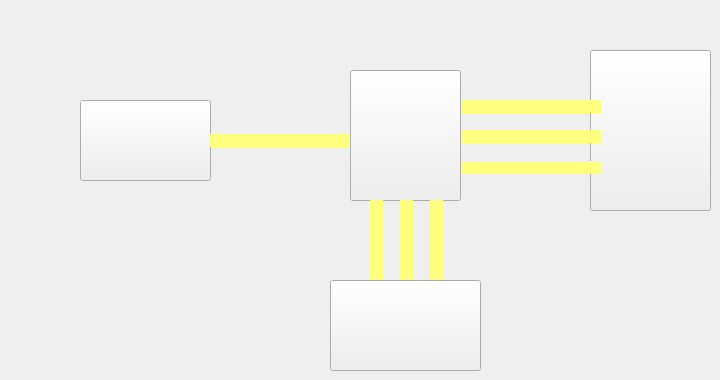
     <widget class="QWidget" name="Bypass_page">
      <widget class="QLabel" name="Bypass_BattCurrent_label">
       <property name="geometry">
        <rect>
         <x>250</x>
         <y>150</y>
         <width>81</width>
         <height>20</height>
        </rect>
       </property>
       <property name="font">
        <font>
         <family>SimSun-ExtB</family>
         <pointsize>13</pointsize>
        </font>
       </property>
       <property name="text">
        <string/>
       </property>
      </widget>
      <widget class="QLabel" name="Bypass_BattVolt_label">
       <property name="geometry">
        <rect>
         <x>250</x>
         <y>110</y>
         <width>81</width>
         <height>20</height>
        </rect>
       </property>
       <property name="font">
        <font>
         <family>SimSun-ExtB</family>
         <pointsize>13</pointsize>
        </font>
       </property>
       <property name="text">
        <string/>
       </property>
      </widget>
      <widget class="QPushButton" name="Bypass_Batt_btn">
       <property name="geometry">
        <rect>
         <x>80</x>
         <y>100</y>
         <width>131</width>
         <height>81</height>
        </rect>
       </property>
       <property name="styleSheet">
        <string notr="true">border-image: url(:/new_ui/UI/Bat1.png);</string>
       </property>
       <property name="text">
        <string/>
       </property>
      </widget>
      <widget class="QLabel" name="Bypass_Battery_bar">
       <property name="geometry">
        <rect>
         <x>210</x>
         <y>134</y>
         <width>141</width>
         <height>13</height>
        </rect>
       </property>
       <property name="styleSheet">
        <string notr="true">background-color: rgb(255, 255, 127);
</string>
       </property>
       <property name="text">
        <string/>
       </property>
      </widget>
      <widget class="QLabel" name="Bypass_Grid_Curr_A">
       <property name="geometry">
        <rect>
         <x>550</x>
         <y>80</y>
         <width>61</width>
         <height>16</height>
        </rect>
       </property>
       <property name="font">
        <font>
         <family>SimSun-ExtB</family>
         <pointsize>13</pointsize>
        </font>
       </property>
       <property name="text">
        <string/>
       </property>
      </widget>
      <widget class="QLabel" name="Bypass_Grid_Curr_B">
       <property name="geometry">
        <rect>
         <x>550</x>
         <y>110</y>
         <width>61</width>
         <height>16</height>
        </rect>
       </property>
       <property name="font">
        <font>
         <family>SimSun-ExtB</family>
         <pointsize>13</pointsize>
        </font>
       </property>
       <property name="text">
        <string/>
       </property>
      </widget>
      <widget class="QLabel" name="Bypass_Grid_Curr_C">
       <property name="geometry">
        <rect>
         <x>550</x>
         <y>144</y>
         <width>61</width>
         <height>16</height>
        </rect>
       </property>
       <property name="font">
        <font>
         <family>SimSun-ExtB</family>
         <pointsize>13</pointsize>
        </font>
       </property>
       <property name="text">
        <string/>
       </property>
      </widget>
      <widget class="QPushButton" name="Bypass_Grid_btn">
       <property name="geometry">
        <rect>
         <x>590</x>
         <y>50</y>
         <width>121</width>
         <height>161</height>
        </rect>
       </property>
       <property name="styleSheet">
        <string notr="true">border-image: url(:/new_ui/UI/3.png);
</string>
       </property>
       <property name="text">
        <string/>
       </property>
      </widget>
      <widget class="QPushButton" name="Bypass_Load_Btn">
       <property name="geometry">
        <rect>
         <x>330</x>
         <y>280</y>
         <width>151</width>
         <height>91</height>
        </rect>
       </property>
       <property name="styleSheet">
        <string notr="true">border-image: url(:/new_ui/UI/house.png);</string>
       </property>
       <property name="text">
        <string/>
       </property>
      </widget>
      <widget class="QLabel" name="Bypass_Load_Curr_A">
       <property name="geometry">
        <rect>
         <x>450</x>
         <y>220</y>
         <width>80</width>
         <height>16</height>
        </rect>
       </property>
       <property name="text">
        <string/>
       </property>
      </widget>
      <widget class="QLabel" name="Bypass_Load_Curr_B">
       <property name="geometry">
        <rect>
         <x>450</x>
         <y>240</y>
         <width>80</width>
         <height>16</height>
        </rect>
       </property>
       <property name="text">
        <string/>
       </property>
      </widget>
      <widget class="QLabel" name="Bypass_Load_Curr_C">
       <property name="geometry">
        <rect>
         <x>450</x>
         <y>260</y>
         <width>80</width>
         <height>16</height>
        </rect>
       </property>
       <property name="text">
        <string/>
       </property>
      </widget>
      <widget class="QLabel" name="Bypass_Phrase_A_bar">
       <property name="geometry">
        <rect>
         <x>460</x>
         <y>100</y>
         <width>141</width>
         <height>13</height>
        </rect>
       </property>
       <property name="maximumSize">
        <size>
         <width>16777215</width>
         <height>13</height>
        </size>
       </property>
       <property name="styleSheet">
        <string notr="true">background-color: rgb(255, 255, 127);</string>
       </property>
       <property name="text">
        <string/>
       </property>
      </widget>
      <widget class="QLabel" name="Bypass_Phrase_B_bar">
       <property name="geometry">
        <rect>
         <x>460</x>
         <y>130</y>
         <width>141</width>
         <height>13</height>
        </rect>
       </property>
       <property name="maximumSize">
        <size>
         <width>16777215</width>
         <height>13</height>
        </size>
       </property>
       <property name="styleSheet">
        <string notr="true">background-color: rgb(255, 255, 127);</string>
       </property>
       <property name="text">
        <string/>
       </property>
      </widget>
      <widget class="QLabel" name="Bypass_Phrase_C_bar">
       <property name="geometry">
        <rect>
         <x>460</x>
         <y>161</y>
         <width>141</width>
         <height>13</height>
        </rect>
       </property>
       <property name="maximumSize">
        <size>
         <width>16777215</width>
         <height>13</height>
        </size>
       </property>
       <property name="styleSheet">
        <string notr="true">background-color: rgb(255, 255, 127);</string>
       </property>
       <property name="text">
        <string/>
       </property>
      </widget>
      <widget class="QPushButton" name="Bypass_Running_btn">
       <property name="geometry">
        <rect>
         <x>350</x>
         <y>70</y>
         <width>111</width>
         <height>131</height>
        </rect>
       </property>
       <property name="styleSheet">
        <string notr="true">border-image: url(:/new_ui/UI/500k_PCS.jpg);
</string>
       </property>
       <property name="text">
        <string/>
       </property>
      </widget>
      <widget class="QLabel" name="Bypass_Va_lb">
       <property name="geometry">
        <rect>
         <x>470</x>
         <y>80</y>
         <width>67</width>
         <height>16</height>
        </rect>
       </property>
       <property name="text">
        <string/>
       </property>
      </widget>
      <widget class="QLabel" name="Bypass_Vb_lb">
       <property name="geometry">
        <rect>
         <x>470</x>
         <y>114</y>
         <width>67</width>
         <height>16</height>
        </rect>
       </property>
       <property name="text">
        <string/>
       </property>
      </widget>
      <widget class="QLabel" name="Bypass_Vc_lb">
       <property name="geometry">
        <rect>
         <x>470</x>
         <y>144</y>
         <width>67</width>
         <height>16</height>
        </rect>
       </property>
       <property name="text">
        <string/>
       </property>
      </widget>
      <widget class="QLabel" name="Bypass_Va_lb_Inv">
       <property name="geometry">
        <rect>
         <x>300</x>
         <y>220</y>
         <width>71</width>
         <height>20</height>
        </rect>
       </property>
       <property name="text">
        <string/>
       </property>
      </widget>
      <widget class="QLabel" name="Bypass_Vb_lb_Inv">
       <property name="geometry">
        <rect>
         <x>300</x>
         <y>240</y>
         <width>71</width>
         <height>20</height>
        </rect>
       </property>
       <property name="text">
        <string/>
       </property>
      </widget>
      <widget class="QLabel" name="Bypass_Vc_lb_Inv">
       <property name="geometry">
        <rect>
         <x>300</x>
         <y>260</y>
         <width>71</width>
         <height>20</height>
        </rect>
       </property>
       <property name="text">
        <string/>
       </property>
      </widget>
      <widget class="QLabel" name="Load_bar_A">
       <property name="geometry">
        <rect>
         <x>370</x>
         <y>200</y>
         <width>13</width>
         <height>80</height>
        </rect>
       </property>
       <property name="styleSheet">
        <string notr="true">background-color: rgb(255, 255, 127);
</string>
       </property>
       <property name="text">
        <string/>
       </property>
      </widget>
      <widget class="QLabel" name="Load_bar_B">
       <property name="geometry">
        <rect>
         <x>400</x>
         <y>200</y>
         <width>13</width>
         <height>80</height>
        </rect>
       </property>
       <property name="styleSheet">
        <string notr="true">background-color: rgb(255, 255, 127);</string>
       </property>
       <property name="text">
        <string/>
       </property>
      </widget>
      <widget class="QLabel" name="Load_bar_C">
       <property name="geometry">
        <rect>
         <x>430</x>
         <y>200</y>
         <width>13</width>
         <height>80</height>
        </rect>
       </property>
       <property name="styleSheet">
        <string notr="true">background-color: rgb(255, 255, 127);</string>
       </property>
       <property name="text">
        <string/>
       </property>
      </widget>
      <widget class="QLabel" name="SOC_lb_bypass">
       <property name="geometry">
        <rect>
         <x>180</x>
         <y>190</y>
         <width>67</width>
         <height>17</height>
        </rect>
       </property>
       <property name="text">
        <string/>
       </property>
      </widget>
      <widget class="QLabel" name="SOC_text_bypass">
       <property name="geometry">
        <rect>
         <x>100</x>
         <y>190</y>
         <width>67</width>
         <height>17</height>
        </rect>
       </property>
       <property name="text">
        <string/>
       </property>
      </widget>
      <widget class="QWidget" name="layoutWidget">
       <property name="geometry">
        <rect>
         <x>0</x>
         <y>0</y>
         <width>146</width>
         <height>112</height>
        </rect>
       </property>
       <layout class="QVBoxLayout" name="verticalLayout_29">
        <property name="spacing">
         <number>2</number>
        </property>
        <item>
         <layout class="QHBoxLayout" name="horizontalLayout_16">
          <item>
           <widget class="QLabel" name="Meter_Name_5">
            <property name="minimumSize">
             <size>
              <width>67</width>
              <height>24</height>
             </size>
            </property>
            <property name="maximumSize">
             <size>
              <width>67</width>
              <height>24</height>
             </size>
            </property>
            <property name="text">
             <string/>
            </property>
           </widget>
          </item>
          <item>
           <widget class="QLabel" name="Meter_Value_5">
            <property name="minimumSize">
             <size>
              <width>66</width>
              <height>24</height>
             </size>
            </property>
            <property name="maximumSize">
             <size>
              <width>66</width>
              <height>24</height>
             </size>
            </property>
            <property name="text">
             <string/>
            </property>
           </widget>
          </item>
         </layout>
        </item>
        <item>
         <layout class="QHBoxLayout" name="horizontalLayout_27">
          <item>
           <widget class="QLabel" name="Meter_Name_6">
            <property name="minimumSize">
             <size>
              <width>67</width>
              <height>24</height>
             </size>
            </property>
            <property name="maximumSize">
             <size>
              <width>67</width>
              <height>24</height>
             </size>
            </property>
            <property name="text">
             <string/>
            </property>
           </widget>
          </item>
          <item>
           <widget class="QLabel" name="Meter_Value_6">
            <property name="minimumSize">
             <size>
              <width>66</width>
              <height>24</height>
             </size>
            </property>
            <property name="maximumSize">
             <size>
              <width>66</width>
              <height>24</height>
             </size>
            </property>
            <property name="text">
             <string/>
            </property>
           </widget>
          </item>
         </layout>
        </item>
        <item>
         <layout class="QHBoxLayout" name="horizontalLayout_28">
          <item>
           <widget class="QLabel" name="Meter_Name_7">
            <property name="minimumSize">
             <size>
              <width>67</width>
              <height>24</height>
             </size>
            </property>
            <property name="maximumSize">
             <size>
              <width>67</width>
              <height>24</height>
             </size>
            </property>
            <property name="text">
             <string/>
            </property>
           </widget>
          </item>
          <item>
           <widget class="QLabel" name="Meter_Value_7">
            <property name="minimumSize">
             <size>
              <width>66</width>
              <height>24</height>
             </size>
            </property>
            <property name="maximumSize">
             <size>
              <width>66</width>
              <height>24</height>
             </size>
            </property>
            <property name="text">
             <string/>
            </property>
           </widget>
          </item>
         </layout>
        </item>
        <item>
         <layout class="QHBoxLayout" name="horizontalLayout_45">
          <item>
           <widget class="QLabel" name="Meter_Name_8">
            <property name="minimumSize">
             <size>
              <width>67</width>
              <height>24</height>
             </size>
            </property>
            <property name="maximumSize">
             <size>
              <width>67</width>
              <height>24</height>
             </size>
            </property>
            <property name="text">
             <string/>
            </property>
           </widget>
          </item>
          <item>
           <widget class="QLabel" name="Meter_Value_8">
            <property name="minimumSize">
             <size>
              <width>66</width>
              <height>24</height>
             </size>
            </property>
            <property name="maximumSize">
             <size>
              <width>66</width>
              <height>24</height>
             </size>
            </property>
            <property name="text">
             <string/>
            </property>
           </widget>
          </item>
         </layout>
        </item>
       </layout>
      </widget>
     </widget>
